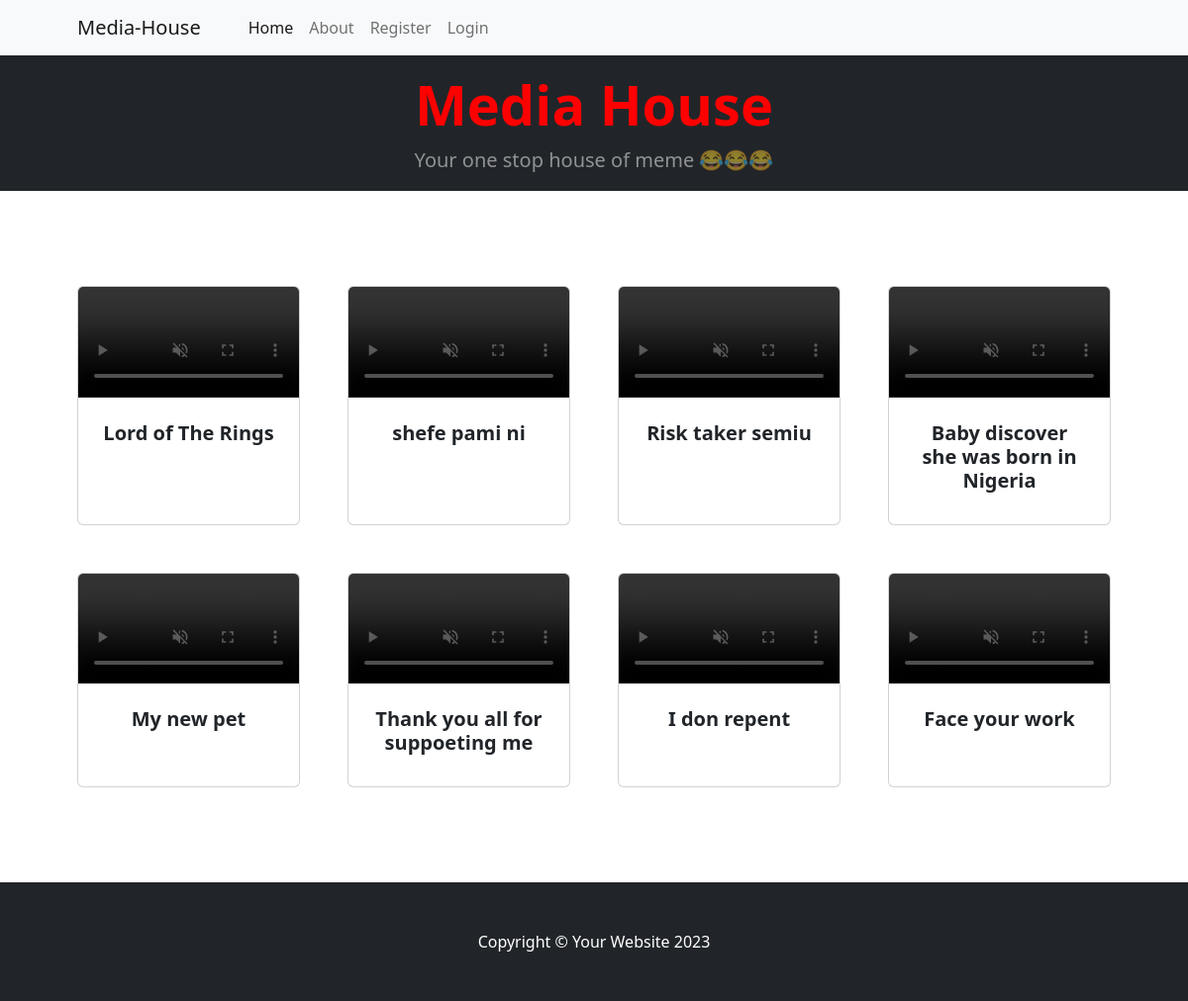
The page / on the database its author committed.
### media/models.py (models this page shows, shortened)
class Media(models.Model):
    title = models.CharField(max_length=200)
    type =  models.CharField(max_length=10)
    category = models.ForeignKey(Category, on_delete=models.CASCADE)
    description = models.TextField()
    media = models.FileField(upload_to='upload/media/')
    class Meta:
        verbose_name_plural = 'media'

### media/views.py (the view)
# urls.py: path('', views.home, name='home'),
def home(request):
    media = Media.objects.all()
    return render(request, 'home.html', {'media': media})

### media/templates/home.html
{% extends 'base.html' %}
    {% block content %}
        <header class="bg-dark py-2">
            <div class="container px-4 px-lg-5 my-2">
                <div class="text-center text-white">
                    <h1 class="display-4 fw-bolder" style="color: red;">Media House</h1>
                    <p class="lead fw-normal text-white-50 mb-0" >Your one stop house of meme &#128514;&#128514;&#128514;</p>
                </div>
            </div>
        </header>
        <section class="py-5">
            <div class="container px-4 px-lg-5 mt-5">
                <div class="row gx-4 gx-lg-5 row-cols-2 row-cols-md-3 row-cols-xl-4 justify-content-center">
                    {% for video in media %}
                    <div class="col mb-5">
                        <div class="card h-100">
                            <video controls class="card-img-top" autoplay muted src="{{video.media.url}}"  type="video/mp4"></video>
                            <div class="card-body p-4">
                                <div class="text-center">
                                    <h5 class="fw-bolder">{{video.title}}</h5>
                                </div>
                            </div>
                        </div>
                    </div>
                    {% endfor %}
                </div>
            </div>
    {% endblock %}

### media/templates/base.html (shortened to what this page needs)
{% load static %}
<!DOCTYPE html>
<html lang="en">
    <head>
        <link href="https://cdn.jsdelivr.net/npm/bootstrap-icons@1.5.0/font/bootstrap-icons.css" rel="stylesheet" />
        <link href= "{% static 'css/styles.css' %}" rel="stylesheet" />
    </head>
    <body>
        {% include 'navbar.html' %}
        {% block content %}
        {% endblock %}
        </section>
        <footer class="py-5 bg-dark">
            <div class="container"><p class="m-0 text-center text-white">Copyright &copy; Your Website 2023</p></div>
        </footer>
    </body>
</html>

### media/templates/navbar.html (shortened to what this page needs)
 <nav class="navbar navbar-expand-lg navbar-light bg-light">
    <div class="container px-4 px-lg-5">
        <a class="navbar-brand" href="{% url 'home' %}">Media-House</a>
        <div class="collapse navbar-collapse" id="navbarSupportedContent">
            <ul class="navbar-nav me-auto mb-2 mb-lg-0 ms-lg-4">
                <li class="nav-item"><a class="nav-link active" aria-current="page" href="{% url 'home' %}">Home</a></li>
                <li class="nav-item"><a class="nav-link" href="{% url 'about' %}">About</a></li>
                {% if user.is_authenticated %}
                <li class="nav-item"><a class="nav-link" href="{% url 'logout' %}">Logout</a></li>
                {% else %}
                <li class="nav-item"><a class="nav-link"  href="{% url 'register' %}">Register</a></li>
                <li class="nav-item"><a class="nav-link" href="{% url 'login' %}">Login</a></li>
                {% endif %}
            </ul>
        </div>
    </div>
</nav>

### rows shown on the page
Media: title "Lord of The Rings"
Media: title "shefe pami ni"
Media: title "Risk taker semiu"
Media: title "Baby discover she was born in Nigeria"
Media: title "My new pet"
Media: title "Thank you all for suppoeting me"
Media: title "I don repent"
Media: title "Face your work"
